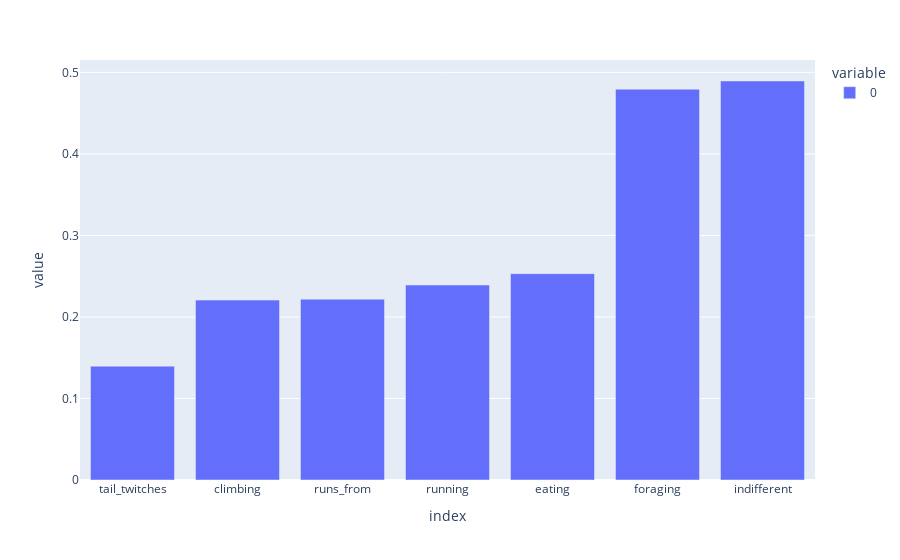

Notebook source saved alongside this figure:
### Code cell
# proportion of true for each behavior
fig = px.bar(b_prop.sort_values())
fig.show()

### Figure 1 — Plotly figure (JSON) as saved in the notebook; plotly's stock layout.template omitted (floating-point values rounded to 4 significant figures)
{"data": [{"alignmentgroup": "True", "hovertemplate": "variable=0<br>index=%{x}<br>value=%{y}<extra></extra>", "legendgroup": "0", "marker": {"color": "#636efa", "pattern": {"shape": ""}}, "name": "0", "offsetgroup": "0", "orientation": "v", "showlegend": true, "textposition": "auto", "type": "bar", "x": ["tail_twitches", "climbing", "runs_from", "running", "eating", "foraging", "indifferent"], "xaxis": "x", "y": [0.1397, 0.2207, 0.2218, 0.2391, 0.2531, 0.4793, 0.4894], "yaxis": "y"}], "layout": {"barmode": "relative", "legend": {"title": {"text": "variable"}, "tracegroupgap": 0}, "margin": {"t": 60}, "xaxis": {"anchor": "y", "domain": [0, 1], "title": {"text": "index"}}, "yaxis": {"anchor": "x", "domain": [0, 1], "title": {"text": "value"}}}}
